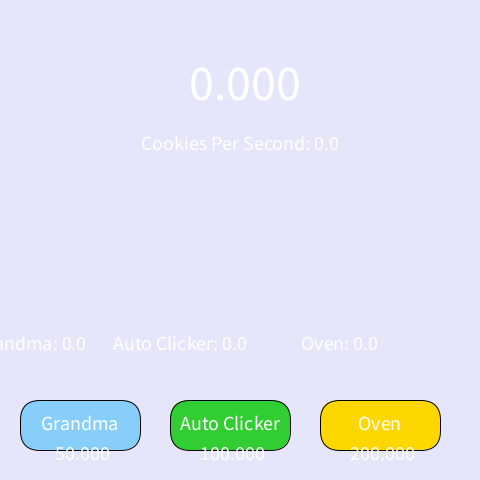
Frame 1 (no input)
Frame 60 (the mouse pressed at the canvas centre just before this capture): identical to frame 1, image omitted
Frame 120 (the mouse held since frame 60 and released just before this capture): identical to frame 1, image omitted

The Processing sketch that drew this single still picture (run headless with seeded random() and noise(); from frame 60 on, the mouse is pressed at the canvas centre):

// Processing sketch: cookieclicker
// ── cookieclicker.pde
float cookieCount = 0;
float grandmaCost = 50;
float grandmaCount = 0;
float autoClickerCost = 100;
float autoClickerCount = 0;
float ovenCost = 200;
float ovenCount = 0;
int lastUpdateTime = 0;
float cookiesPerSecond = 0; // Initialize cookies per second

void setup() {
  size(480, 480);
}

void draw() {
  background(230, 230, 250);
  
  // Calculate the cookies per second based on the number of auto-clickers and ovens
  cookiesPerSecond = autoClickerCount * 10. + ovenCount * 500000000 + grandmaCount * 1;
  
  // Update the cookie count based on the cookies per second
  if (millis() - lastUpdateTime >= 1000) {
    cookieCount += cookiesPerSecond;
    lastUpdateTime = millis();
  }
  
  // Draw the cookie count and cookies per second
  fill(255);
  textSize(50);
  textAlign(CENTER);
  text(cookieCount, width/2, 100);
  textSize(20);
  text("Cookies Per Second: " + cookiesPerSecond, width/2, 150);
  
  // Draw the buttons
  fill(135, 206, 250);
  rect(20, 400, 120, 50, 20);
  fill(255);
  textSize(20);
  text("Grandma", 80, 430);
  text(grandmaCost, 80, 460);
  
  fill(50, 205, 50);
  rect(170, 400, 120, 50, 20);
  fill(255);
  textSize(20);
  text("Auto Clicker", 230, 430);
  text(autoClickerCost, 230, 460);
  
  fill(255, 215, 0);
  rect(320, 400, 120, 50, 20);
  fill(255);
  textSize(20);
  text("Oven", 380, 430);
  text(ovenCost, 380, 460);
  
  // Draw the counts for each item
  textSize(20);
  text("Grandma: " + grandmaCount, 30, 350);
  text("Auto Clicker: " + autoClickerCount, 180, 350);
  text("Oven: " + ovenCount, 340, 350);
}

void mouseClicked() {
  if (mouseX > 20 && mouseX < 140 && mouseY > 400 && mouseY < 450) {
    if (cookieCount >= grandmaCost) {
      cookieCount -= grandmaCost;
      grandmaCount++;
      grandmaCost += 10;
    }
  } else if (mouseX > 170 && mouseX < 290 && mouseY > 400 && mouseY < 450) {
    if (cookieCount >= autoClickerCost) {
      cookieCount -= autoClickerCost;
      autoClickerCount++;
      autoClickerCost += 10;
    }
  } else if (mouseX > 320 && mouseX < 440 && mouseY > 400 && mouseY < 450) {
    if (cookieCount >= ovenCost) {
      cookieCount -= ovenCost;
      ovenCount++;
      ovenCost += 50;
    }
  } else {
    cookieCount++;
  }
}
